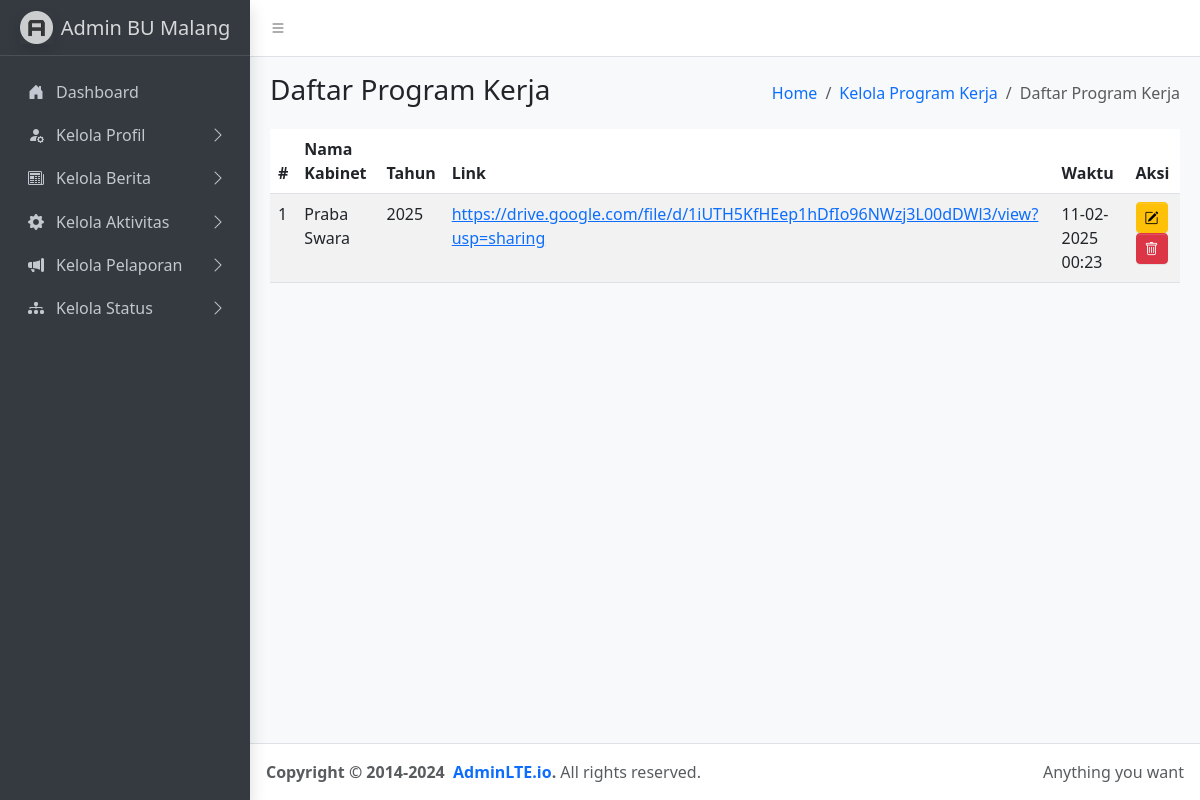
/adminbu/pages/kelola-profil/daftar-proker.php, run on the app's committed database.
### tables this page shows
CREATE TABLE `proker` (
  `id_proker` int(11) NOT NULL,
  `waktu` datetime NOT NULL,
  `kabinet` varchar(255) NOT NULL,
  `tahun` char(20) NOT NULL,
  `link` longtext NOT NULL
);

### adminbu/pages/kelola-profil/daftar-proker.php (the view, shortened to what this page needs)
<?php
include '../../../connections/conn.php';
$query = "SELECT * FROM proker ORDER BY waktu DESC";
$result = $conn->query($query);
$no = 1;
?>
<!doctype html>
<html lang="en">
<?php include '../../components/head.php'; ?>
<body class="layout-fixed sidebar-expand-lg bg-body-tertiary">
  <div class="app-wrapper">
    <nav class="app-header navbar navbar-expand bg-body">
      <div class="container-fluid">
        <ul class="navbar-nav">
          <li class="nav-item">
            <a class="nav-link" data-lte-toggle="sidebar" href="#" role="button">
              <i class="bi bi-list"></i>
            </a>
          </li>
        </ul>
      </div>
    </nav>
    <aside class="app-sidebar bg-body-secondary shadow" data-bs-theme="dark">
      <?php include '../../components/navbar.php' ?>
    </aside>
    <main class="app-main">
      <div class="app-content-header">
        <div class="container-fluid">
          <div class="row">
            <div class="col-sm-6">
              <h3 class="mb-0">Daftar Program Kerja</h3>
            </div>
            <div class="col-sm-6">
              <ol class="breadcrumb float-sm-end">
                <li class="breadcrumb-item"><a href="#">Home</a></li>
                <li class="breadcrumb-item"><a href="pages/kelola-profil/kelola-proker.php">Kelola Program Kerja</a></li>
                <li class="breadcrumb-item active" aria-current="page">
                  Daftar Program Kerja
                </li>
              </ol>
            </div>
          </div>
        </div>
      </div>
      <div class="app-content">
        <div class="container-fluid">
          <div class="col-md-12">
            <table id="dataproker" class="table table-striped" style="width:100%">
              <thead>
                <tr>
                  <th>#</th>
                  <th>Nama Kabinet</th>
                  <th>Tahun</th>
                  <th>Link</th>
                  <th>Waktu</th>
                  <th>Aksi</th>
                </tr>
              </thead>
              <tbody>
                <?php foreach ($result as $row): ?>
                  <tr>
                    <td><?= $no++ ?></td>
                    <td><?= htmlspecialchars($row['kabinet']); ?></td>
                    <td><?= htmlspecialchars($row['tahun']); ?></td>
                    <td>
                      <a href="<?= htmlspecialchars($row['link']); ?>" target="_blank">
                        <?= htmlspecialchars($row['link']); ?>
                      </a>
                    </td>
                    <td><?= date('d-m-Y H:i', strtotime($row['waktu'])); ?></td>
                    <td>
                      <a href="/BU-MALANG-2025/adminbu/pages/kelola-profil/kelola-proker.php?id=<?= $row['id_proker']; ?>" class="btn btn-warning btn-sm">
                        <i class="bi bi-pencil-square"></i>
                      </a>
                      <form method="POST" style="display:inline;" onsubmit="return confirmDelete();">
                        <button type="submit" name="hapus" class="btn btn-danger btn-sm">
                          <i class="bi bi-trash"></i>
                        </button>
                      </form>
                    </td>
                  </tr>
                <?php endforeach; ?>
              </tbody>
            </table>
          </div>
        </div>
      </div>
    </main>
    <footer class="app-footer">
      <div class="float-end d-none d-sm-inline">Anything you want</div>
      <strong>
        Copyright &copy; 2014-2024&nbsp;
        <a href="https://adminlte.io" class="text-decoration-none">AdminLTE.io</a>.
      </strong>
      All rights reserved.
    </footer>
  </div>
</body>
</html>

### data on the page
proker: kabinet "Praba Swara", tahun "2025", link "https://drive.google.com/file/d/1iUTH5KfHEep1hDfIo96NWzj3L00dDWl3/view?usp=sharing", waktu "11-02-2025 00:23"
